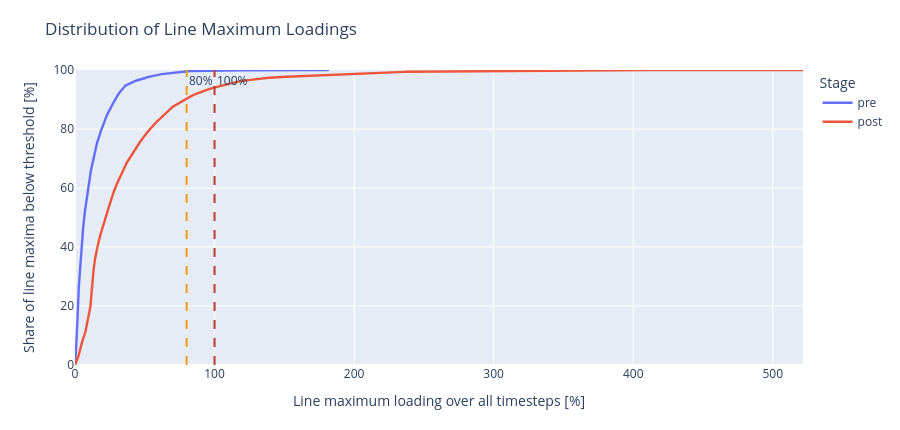

The notebook cell saved with this chart:
### Markdown cell above
### Line Maximum Loading ECDF

The ECDF shows the full distribution of line maximum loadings. Curves shifted to the right are more stressed, and the vertical lines mark 80% high-loading and 100% overload reference levels.

### Code cell
display(plot_line_loading_ecdf(line_loading, show=False))

### Figure 1 — Plotly figure (JSON) as saved in the notebook; plotly's stock layout.template omitted (floating-point values rounded to 4 significant figures; data arrays with more than 128 entries replaced by an {"elided": "..."} marker saying what was removed)
{"data": [{"hovertemplate": "Stage: %{fullData.name}<br>Line max loading: %{x:.2f}%<br>Share of line maxima below: %{y:.1f}%<extra></extra>", "line": {"color": "#636efa", "width": 2.4}, "mode": "lines", "name": "pre", "type": "scatter", "x": {"elided": "32063 float values"}, "y": {"elided": "32063 float values"}}, {"hovertemplate": "Stage: %{fullData.name}<br>Line max loading: %{x:.2f}%<br>Share of line maxima below: %{y:.1f}%<extra></extra>", "line": {"color": "#ef553b", "width": 2.4}, "mode": "lines", "name": "post", "type": "scatter", "x": {"elided": "32063 float values"}, "y": {"elided": "32063 float values"}}], "layout": {"annotations": [{"showarrow": false, "text": "80%", "x": 80, "xanchor": "left", "xref": "x", "y": 1, "yanchor": "top", "yref": "y domain"}, {"showarrow": false, "text": "100%", "x": 100, "xanchor": "left", "xref": "x", "y": 1, "yanchor": "top", "yref": "y domain"}], "height": 430, "legend": {"title": {"text": "Stage"}}, "margin": {"b": 65, "l": 75, "r": 35, "t": 70}, "shapes": [{"line": {"color": "#f39c12", "dash": "dash"}, "type": "line", "x0": 80, "x1": 80, "xref": "x", "y0": 0, "y1": 1, "yref": "y domain"}, {"line": {"color": "#c0392b", "dash": "dash"}, "type": "line", "x0": 100, "x1": 100, "xref": "x", "y0": 0, "y1": 1, "yref": "y domain"}], "title": {"text": "Distribution of Line Maximum Loadings"}, "xaxis": {"rangemode": "tozero", "title": {"text": "Line maximum loading over all timesteps [%]"}}, "yaxis": {"range": [0, 100], "title": {"text": "Share of line maxima below threshold [%]"}}}}
